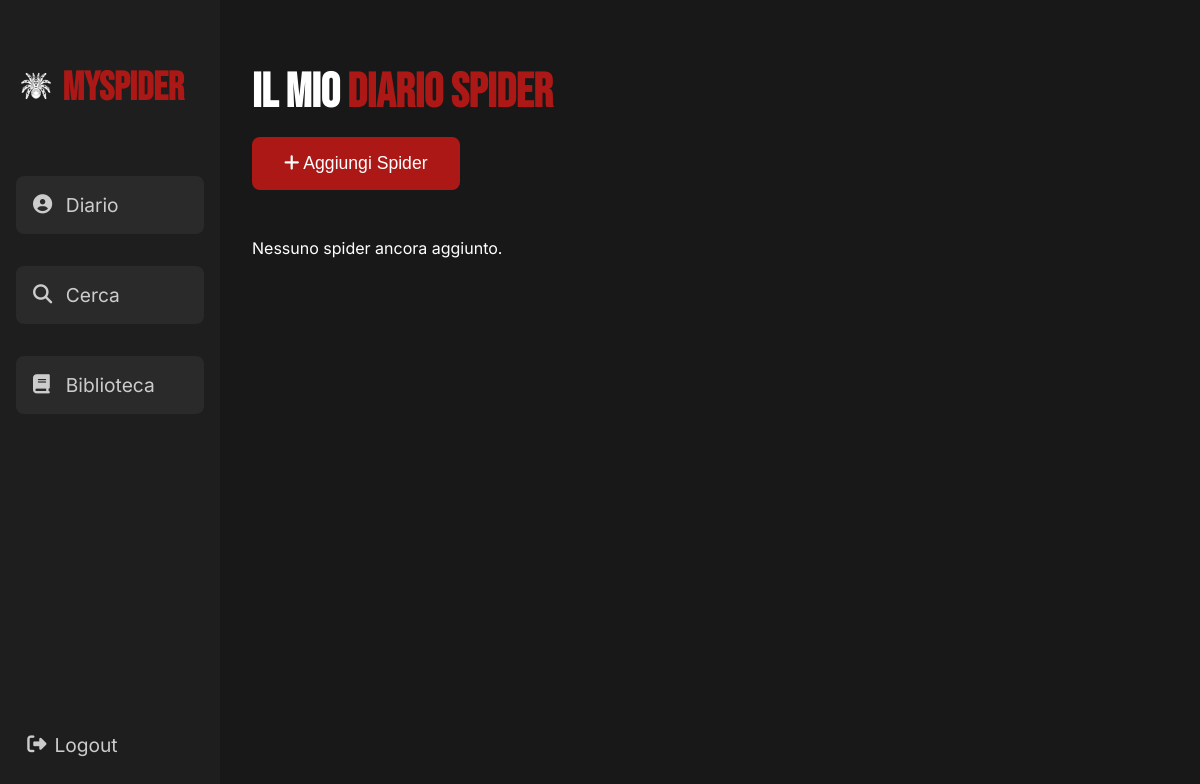
The app's page /diario/ (signed in), older data.
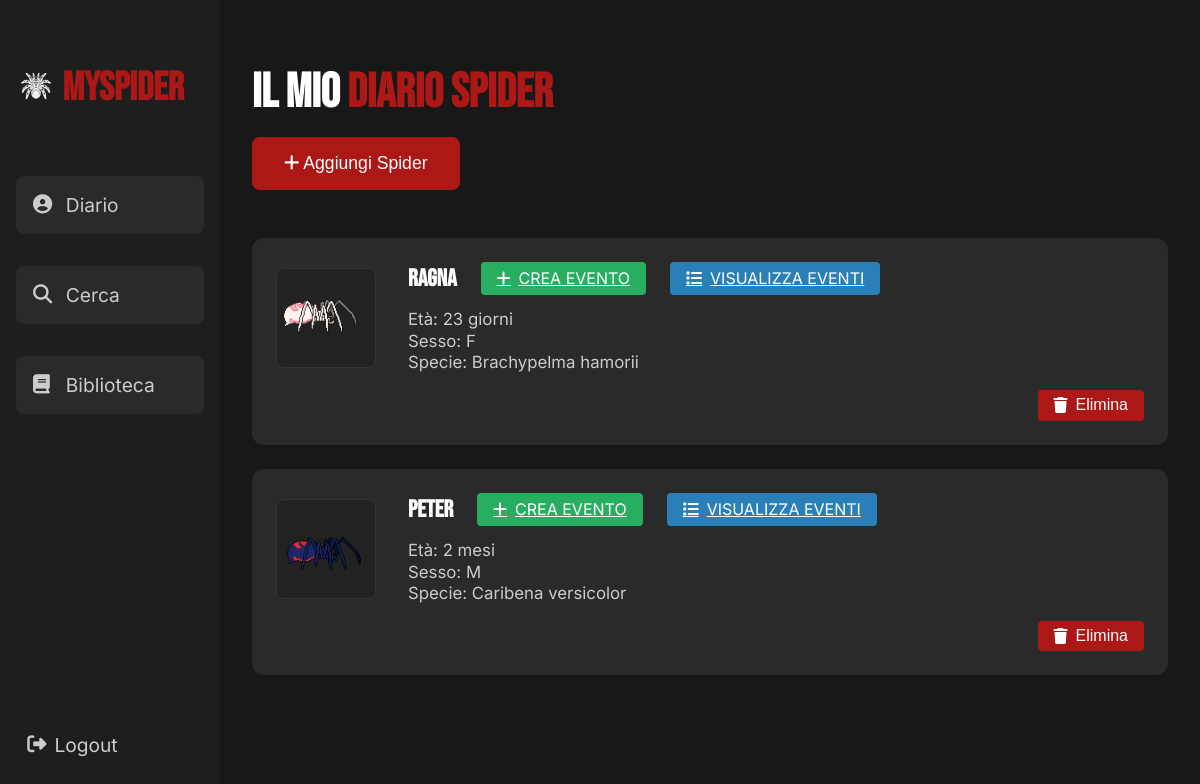
The same page, newer data.
### My_Spider/models.py (models this page shows)
class spider(models.Model):
    id = models.AutoField(primary_key=True)
    nome = models.CharField(max_length=100)
    eta = models.IntegerField()
    sesso = models.CharField(max_length=10)
    specie = models.CharField(max_length=50)
    utente = models.ForeignKey(utenti, on_delete=models.CASCADE)
    icona = models.CharField(max_length=100)
    unita_eta = models.CharField(max_length=10, default='anni')

### My_Spider/views.py (the view)
# urls.py: path('diario/', diario_view, name='diario'),
def diario_view(request):
    if request.session.get('logged_in'):
        user = utenti.objects.get(username=request.session['username'])
        spiders = spider.objects.filter(utente=user).order_by('-id')
        context = {
            'username': request.session.get('username', 'Utente'),
            'spiders': spiders
        }
        return render(request, 'diario.html', context)
    return redirect('login')

### templates/diario.html (shortened to what this page needs)
<!DOCTYPE html>
                     {% load static %}
                     <html lang="it">
                     <head>
                         <link rel="stylesheet" href="https://cdnjs.cloudflare.com/ajax/libs/font-awesome/6.5.1/css/all.min.css">
                     </head>
                     <body>
                         <aside>
                             <h1>
                                 <img src="{% static 'logo2.png' %}" alt="Logo" style="width: 40px; height: 40px; vertical-align: middle; margin-right: 0px;">
                                 MySpider
                             </h1>
                             <ul>
                                 <li onclick="window.location.href='{% url 'diario' %}'"><i class="fas fa-user-circle"></i> Diario</li>
                                 <li onclick="window.location.href='{% url 'cerca' %}'"><i class="fas fa-magnifying-glass"></i> Cerca</li>
                                 <li onclick="window.location.href='{% url 'biblioteca' %}'"><i class="fas fa-book"></i> Biblioteca</li>
                             </ul>
                             <a href="{% url 'logout' %}" class="logout-btn">
                                 <i class="fas fa-sign-out-alt" style="margin-right: 0.5rem;"></i>
                                 Logout
                             </a>
                         </aside>
                         <main>
                             <h2>Il Mio <span class="highlight">Diario Spider</span></h2>
                             <button class="add-btn" onclick="showModal()">
                                 <i class="fas fa-plus"></i> Aggiungi Spider
                             </button>
                             <div class="spider-cards" id="spiderCards">
                                 {% for s in spiders %}
                                 <div class="spider-card">
                                     <div class="spider-card-top">
                                         <img src="{% static '' %}{{ s.icona }}" alt="icona" class="spider-img">
                                         <div class="spider-info">
                                             <div class="spider-header">
                                                 <h3>{{ s.nome }}</h3>
                                                 <a href="{% url 'crea_evento' s.id %}" class="eventi-btn">
                                                     <i class="fas fa-plus"></i> CREA EVENTO
                                                 </a>
                                                <a href="{% url 'lista_eventi' s.id %}" class="eventi-btn" style="background:#2980b9; margin-left:0.5rem;">
                                                    <i class="fas fa-list"></i> VISUALIZZA EVENTI
                                                </a>
                                             </div>
                                             <div class="spider-details">
                                                 <p>Età: {{ s.eta }} {{ s.unita_eta }}</p>
                                                 <p>Sesso: {{ s.sesso }}</p>
                                                 <p>Specie: {{ s.specie }}</p>
                                             </div>
                                         </div>
                                     </div>
                                     <div class="spider-card-bottom">
                                         <form method="POST" action="{% url 'delete_spider' s.id %}">
                                             <button type="submit" class="elimina-btn">
                                                 <i class="fas fa-trash"></i> Elimina
                                             </button>
                                         </form>
                                     </div>
                                 </div>
                                 {% empty %}
                                 <p>Nessuno spider ancora aggiunto.</p>
                                 {% endfor %}
                             </div>
                         </main>
                     </body>
                     </html>

### templates/diario.html (style rules this page uses)
* { box-sizing: border-box; margin: 0; padding: 0; }
body { font-family: 'Inter', sans-serif; background: #121212; color: #fff; display: flex; height: 100vh; }
aside { width: 220px; background-color: #1e1e1e; padding: 2rem 1rem; display: flex; flex-direction: column; min-height: 100vh; }
aside h1 { color: #ac1815; font-size: 2.5rem; margin-bottom: 2rem; margin-top: 2rem; font-family: 'Bebas Neue', sans-serif; }
aside li { display: flex; align-items: center; margin: 2rem 0; font-size: 1.2rem; color: #ccc; cursor: pointer; transition: all 0.3s ease; padding: 1rem; border-radius: 8px; background-color: #2a2a2a; border: 1px solid transparent; }
aside li i { margin-right: 0.8rem; width: 20px; transition: transform 0.3s ease; }
aside ul { list-style: none; width: 100%; }
.logout-btn { margin-top: auto; padding: 0.7rem; background-color: transparent; color: #ccc; border: none; cursor: pointer; width: 100%; text-align: left; font-size:1.2rem; display: flex; align-items: center; text-decoration: none; }
main { flex: 1; padding: 2rem; background-color: #181818; overflow-y: auto; }
h2 { font-size: 3rem; margin-bottom: 1rem; margin-top: 2rem; font-family: 'Bebas Neue', sans-serif; }
.highlight { color: #ac1815; }
.add-btn { background-color: #ac1815; color: #fff; border: none; padding: 1rem 2rem; border-radius: 8px; cursor: pointer; font-size: 1.1rem; margin-bottom: 2rem; transition: all 0.3s ease; }
.spider-cards { display: flex; flex-direction: column; gap: 1.5rem; margin-top: 1rem; }
.spider-card { background-color: #2a2a2a; padding: 1.5rem; border-radius: 12px; display: flex; flex-direction: column; gap: 1rem; transition: background-color 0.3s; position: relative; }
.spider-card-top { display: flex; align-items: center; gap: 2rem; }
.spider-img { width: 100px; height: 100px; object-fit: contain; border-radius: 8px; background: #222; border: 1px solid #333; }
.spider-info { display: flex; flex-direction: column; gap: 0.3rem; flex: 1; }
.spider-header { display: flex; align-items: center; gap: 1rem; margin-bottom: 0.5rem; }
.spider-header h3 { font-size: 1.5rem; font-family: 'Bebas Neue', sans-serif; margin: 0; color: #fff; }
.eventi-btn { background:#27ae60; color:#fff; border:none; border-radius:4px; padding:0.4rem 1rem; cursor:pointer; display:inline-flex; align-items:center; font-size: 1rem; margin-left: 0.5rem; transition: background 0.2s; }
.eventi-btn i { margin-right: 0.5rem; }
.spider-details p { margin: 0.1rem 0; color: #ccc; font-size: 1.05rem; }
.spider-card-bottom { display: flex; justify-content: flex-end; }
.elimina-btn { background:#ac1815; color:#fff; border:none; border-radius:4px; padding:0.4rem 1rem; cursor:pointer; font-size: 1rem; display: flex; align-items: center; transition: background 0.2s; }
.elimina-btn i { margin-right: 0.5rem; }

Row changes from the older to the newer data that the page shows:
added spider: icona (picture), nome "Ragna", eta "23", unita_eta "giorni", sesso "F", specie "Brachypelma hamorii"
added spider: icona (picture), nome "Peter", eta "2", unita_eta "mesi", sesso "M", specie "Caribena versicolor"
Text that changed along with them:
text no longer shown: "Nessuno spider ancora aggiunto."
